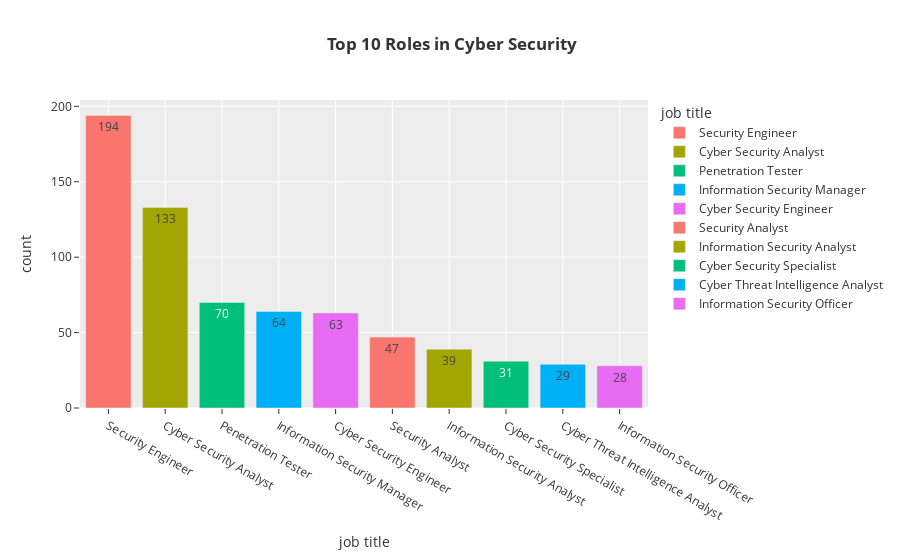

The code cell stored with this chart in its notebook:
### Code cell
title = df['job_title'].value_counts().head(10)
fig=px.bar(title, x= title.index, y = title.values, color = title.index, text = title.values, labels={'index':'job title','y':'count','text':'count'},template='ggplot2',title='<b> Top 10 Roles in Cyber Security')
fig.show()

### Figure 1 — Plotly figure (JSON) as saved in the notebook; plotly's stock layout.template omitted (floating-point values rounded to 4 significant figures)
{"data": [{"alignmentgroup": "True", "hovertemplate": "job title=%{x}<br>count=%{text}<extra></extra>", "legendgroup": "Security Engineer", "marker": {"color": "#F8766D", "pattern": {"shape": ""}}, "name": "Security Engineer", "offsetgroup": "Security Engineer", "orientation": "v", "showlegend": true, "text": [194], "textposition": "auto", "type": "bar", "x": ["Security Engineer"], "xaxis": "x", "y": [194], "yaxis": "y"}, {"alignmentgroup": "True", "hovertemplate": "job title=%{x}<br>count=%{text}<extra></extra>", "legendgroup": "Cyber Security Analyst", "marker": {"color": "#A3A500", "pattern": {"shape": ""}}, "name": "Cyber Security Analyst", "offsetgroup": "Cyber Security Analyst", "orientation": "v", "showlegend": true, "text": [133], "textposition": "auto", "type": "bar", "x": ["Cyber Security Analyst"], "xaxis": "x", "y": [133], "yaxis": "y"}, {"alignmentgroup": "True", "hovertemplate": "job title=%{x}<br>count=%{text}<extra></extra>", "legendgroup": "Penetration Tester", "marker": {"color": "#00BF7D", "pattern": {"shape": ""}}, "name": "Penetration Tester", "offsetgroup": "Penetration Tester", "orientation": "v", "showlegend": true, "text": [70], "textposition": "auto", "type": "bar", "x": ["Penetration Tester"], "xaxis": "x", "y": [70], "yaxis": "y"}, {"alignmentgroup": "True", "hovertemplate": "job title=%{x}<br>count=%{text}<extra></extra>", "legendgroup": "Information Security Manager", "marker": {"color": "#00B0F6", "pattern": {"shape": ""}}, "name": "Information Security Manager", "offsetgroup": "Information Security Manager", "orientation": "v", "showlegend": true, "text": [64], "textposition": "auto", "type": "bar", "x": ["Information Security Manager"], "xaxis": "x", "y": [64], "yaxis": "y"}, {"alignmentgroup": "True", "hovertemplate": "job title=%{x}<br>count=%{text}<extra></extra>", "legendgroup": "Cyber Security Engineer", "marker": {"color": "#E76BF3", "pattern": {"shape": ""}}, "name": "Cyber Security Engineer", "offsetgroup": "Cyber Security Engineer", "orientation": "v", "showlegend": true, "text": [63], "textposition": "auto", "type": "bar", "x": ["Cyber Security Engineer"], "xaxis": "x", "y": [63], "yaxis": "y"}, {"alignmentgroup": "True", "hovertemplate": "job title=%{x}<br>count=%{text}<extra></extra>", "legendgroup": "Security Analyst", "marker": {"color": "#F8766D", "pattern": {"shape": ""}}, "name": "Security Analyst", "offsetgroup": "Security Analyst", "orientation": "v", "showlegend": true, "text": [47], "textposition": "auto", "type": "bar", "x": ["Security Analyst"], "xaxis": "x", "y": [47], "yaxis": "y"}, {"alignmentgroup": "True", "hovertemplate": "job title=%{x}<br>count=%{text}<extra></extra>", "legendgroup": "Information Security Analyst", "marker": {"color": "#A3A500", "pattern": {"shape": ""}}, "name": "Information Security Analyst", "offsetgroup": "Information Security Analyst", "orientation": "v", "showlegend": true, "text": [39], "textposition": "auto", "type": "bar", "x": ["Information Security Analyst"], "xaxis": "x", "y": [39], "yaxis": "y"}, {"alignmentgroup": "True", "hovertemplate": "job title=%{x}<br>count=%{text}<extra></extra>", "legendgroup": "Cyber Security Specialist", "marker": {"color": "#00BF7D", "pattern": {"shape": ""}}, "name": "Cyber Security Specialist", "offsetgroup": "Cyber Security Specialist", "orientation": "v", "showlegend": true, "text": [31], "textposition": "auto", "type": "bar", "x": ["Cyber Security Specialist"], "xaxis": "x", "y": [31], "yaxis": "y"}, {"alignmentgroup": "True", "hovertemplate": "job title=%{x}<br>count=%{text}<extra></extra>", "legendgroup": "Cyber Threat Intelligence Analyst", "marker": {"color": "#00B0F6", "pattern": {"shape": ""}}, "name": "Cyber Threat Intelligence Analyst", "offsetgroup": "Cyber Threat Intelligence Analyst", "orientation": "v", "showlegend": true, "text": [29], "textposition": "auto", "type": "bar", "x": ["Cyber Threat Intelligence Analyst"], "xaxis": "x", "y": [29], "yaxis": "y"}, {"alignmentgroup": "True", "hovertemplate": "job title=%{x}<br>count=%{text}<extra></extra>", "legendgroup": "Information Security Officer", "marker": {"color": "#E76BF3", "pattern": {"shape": ""}}, "name": "Information Security Officer", "offsetgroup": "Information Security Officer", "orientation": "v", "showlegend": true, "text": [28], "textposition": "auto", "type": "bar", "x": ["Information Security Officer"], "xaxis": "x", "y": [28], "yaxis": "y"}], "layout": {"autosize": true, "barmode": "relative", "legend": {"title": {"text": "job title"}, "tracegroupgap": 0}, "title": {"text": "<b> Top 10 Roles in Cyber Security"}, "xaxis": {"anchor": "y", "autorange": true, "categoryarray": ["Security Engineer", "Cyber Security Analyst", "Penetration Tester", "Information Security Manager", "Cyber Security Engineer", "Security Analyst", "Information Security Analyst", "Cyber Security Specialist", "Cyber Threat Intelligence Analyst", "Information Security Officer"], "categoryorder": "array", "domain": [0, 1], "range": [-0.5, 9.5], "title": {"text": "job title"}, "type": "category"}, "yaxis": {"anchor": "x", "autorange": true, "domain": [0, 1], "range": [0, 204.2], "title": {"text": "count"}, "type": "linear"}}}
